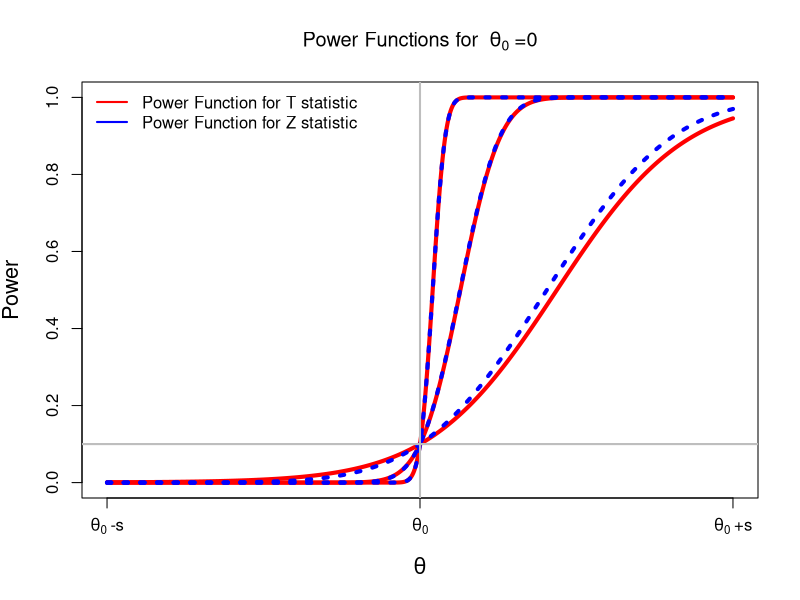

Source code (R):
pow_1 <- function(theta,n,alpha=.1,theta_0=0,s=1) {
  t_alpha <- qt(1-alpha, df=n-1)
  pt(t_alpha + sqrt(n) *(theta_0-theta) / s, df=n-1, lower.tail=FALSE)
}

pow_2 <- function(theta,n,alpha=.1,theta_0=0,s=1) {
  t_alpha <- qnorm(1-alpha)
  pnorm(t_alpha + sqrt(n) *(theta_0-theta) / s, lower.tail=FALSE)
}


theta_0 <- 1
s <- 1
xx <- theta_0 + 1*seq(-s,s,len=1000)

plot(xx,pow_1(xx,theta_0=theta_0,s=s,n=10),type='l',lwd=4,col="red",
     ylab="Power",xlab=expression(theta),cex.lab=1.3,
     ylim=c(0,1),xaxt="n",
     main=expression("Power Functions for "~theta[0]~"=0"))
lines(xx,pow_1(xx,theta_0=theta_0,s=s,n=100),type='l',lwd=4,col="red")
lines(xx,pow_1(xx,theta_0=theta_0,s=s,n=1000),type='l',lwd=4,col="red")

lines(xx,pow_2(xx,theta_0=theta_0,s=s,n=10),type='l',lwd=4,col="blue",lty=3)
lines(xx,pow_2(xx,theta_0=theta_0,s=s,n=100),type='l',lwd=4,col="blue",lty=3)
lines(xx,pow_2(xx,theta_0=theta_0,s=s,n=1000),type='l',lwd=4,col="blue",lty=3)

axis(1,at=theta_0+s*c(-1,0,1),lab= c(expression(theta[0]~"-s"),
                                     expression(theta[0]),
                                     expression(theta[0]~"+s")))

#axis(1,at=theta_0,lab=expression(theta[0]))
#axis(1,at=(theta_0-2):(theta_0+2),lab= c(expression(theta[0]~"-2"),
#                                         expression(theta[0]~"-1"),
#                                         expression(theta[0]~""),
#                                         expression(theta[0]~"+1"),
#                                         expression(theta[0]~"+2")))
legend("topleft",c("Power Function for T statistic","Power Function for Z statistic"),
       col=c("red","blue"),lwd=2,bty="n",cex=1)
abline(v=theta_0,col="grey",lwd=2)
abline(h=.1,col="grey",lwd=2)

